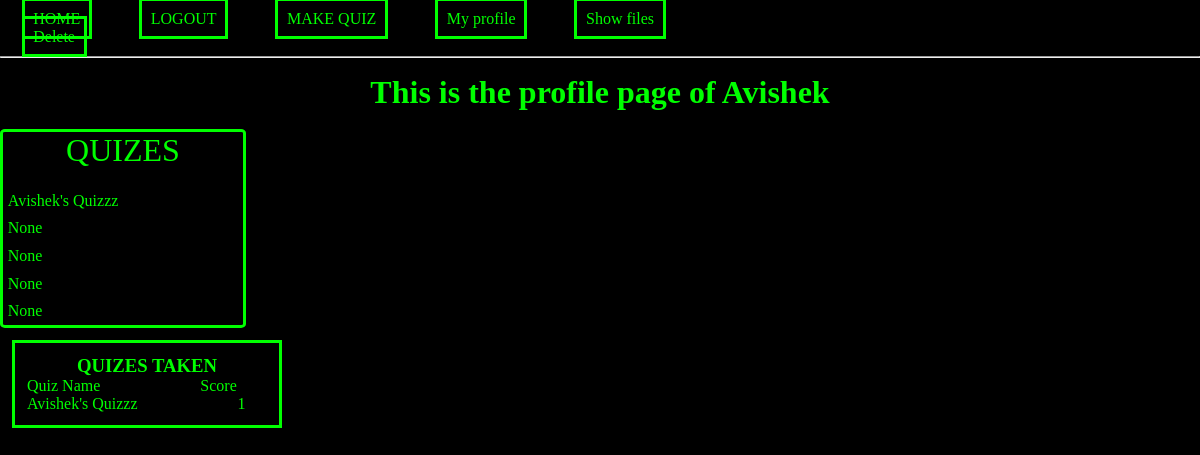
/profile/my_profile (signed in), run on an earlier commit of the app's database.
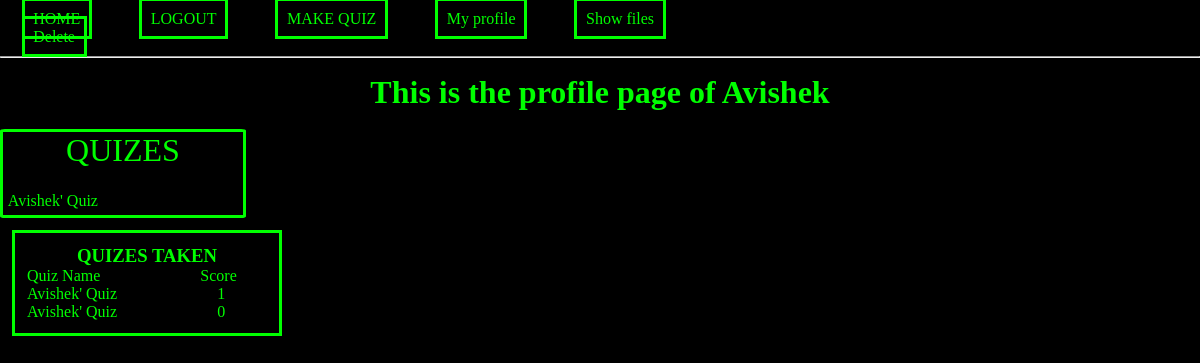
And on a later commit of the database.
### website/models.py (models this page shows)
class Quiz(db.Model):
    __tablename__ = 'quizzes'
    quiz_id = db.Column(db.Integer, primary_key=True)
    user_id = db.Column(db.Integer, db.ForeignKey('users.id'))
    quiz_title = db.Column(db.String)
    quiz_description = db.Column(db.String)
    user = db.relationship("User")

class Score(db.Model):
    __tablename__ = 'score'
    id = db.Column(db.Integer, primary_key=True)
    quiz_id = db.Column(db.Integer)
    user_id = db.Column(db.Integer)
    user_score = db.Column(db.Integer)

### website/views.py (the view)
@views.route('/profile/my_profile')
@login_required
def show_user_profile():
    quiz_query = Quiz.query.filter(Quiz.user_id == current_user.id).all()
    quiz_taken_query1 = Score.query.filter(Score.user_id == current_user.id).all()
    if quiz_taken_query1:
        quiz_taken_query2 =[]
        for x in quiz_taken_query1:
            quiz_taken_query2.append(Quiz.query.filter(Quiz.quiz_id == x.quiz_id).all())
        return render_template('profile.html', user = current_user, quizes = quiz_query, quiz_taken1 = quiz_taken_query1, quiz_taken2 = quiz_taken_query2)
    else:
        return render_template('profile.html', user = current_user, quizes = quiz_query)

### website/__init__.py (called while the page is built)
def create_app():
    app = Flask(__name__)
    app.config['SECRET_KEY'] = 'delta_<3'
    app.config['SQLALCHEMY_DATABASE_URI'] = f'sqlite:///{DB_NAME}'
    db.init_app(app)
    from .views import views
    from .auth import auth
    app.register_blueprint(views, url_prefix = '/')
    app.register_blueprint(auth, url_prefix = '/')
    from .models import User
    with app.app_context():
        db.create_all()
    login_manager = LoginManager()
    login_manager.login_view = 'auth.login'
    login_manager.init_app(app)
    @login_manager.user_loader
    def load_user(id):
        return User.query.get(int(id))
    return app

### website/templates/profile.html (shortened to what this page needs)
{%extends "base.html"%}
{%block head%}
<link rel="stylesheet" href= "{{ url_for('static',filename='styles/profile.css') }}">
{%endblock%}
{%block content%}
{%if user.first_name%}
    <h1 align="center" class="heading">This is the profile page of {{user.first_name}}</h1>
{%else%}
 <h1 class="heading">  This is the profile page of {{user}} </h1>
 {%endif%}
 <br>
<div class="container">
<div class="quiz_container">
    <span class="container_title">QUIZES</span>
    <br>
    <div class="profile_quizes">
        {%for x in quizes%}
                <a class="links" href="/quiz_taker/{{x.quiz_id}}">{{x.quiz_title}}</a>
        {%endfor%}
    </div>
</div>
<div class="quiz_taken">
    <h3 align= "center"> QUIZES TAKEN</h3>
    <span class="text1"> Quiz Name</span>
    <span class="text2"> Score </span>
    <br>
    {% for i in range(quiz_taken1|length) %}
    <span class="text1">{{quiz_taken2[i][0].quiz_title}}</span>
    <span class="text2"> {{quiz_taken1[i].user_score}}</span>
    <br>
 {% endfor %}
</div>
</div>
{%endblock%}

What changed in the data, as far as the page shows it:
removed Quiz: quiz_title "None"
removed Quiz: quiz_title "None"
removed Quiz: quiz_title "None"
removed Quiz: quiz_title "None"
changed Quiz: quiz_title "Avishek's Quizzz" → "Avishek' Quiz"
added Score: user_score "0"
Also different on the page:
new list line: "Avishek' Quiz"
new list line: "1"
list line gone: "Avishek's Quizzz"
list line gone: "1"
